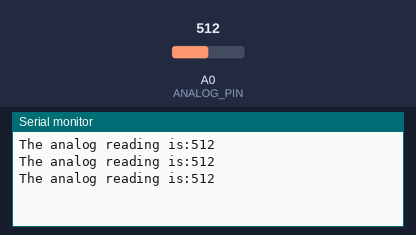
The sketch below on a simulated Arduino Uno, built with avr-gcc and run on an emulated ATmega328P. Shown: the last lines printed to the serial monitor. The test bench sets the inputs (shaded band); at power-on: A0 (ANALOG_PIN) = 512.

Above: at 1.3 s.
1.4 s: A0 (ANALOG_PIN) set to 716
At 1.9 s:
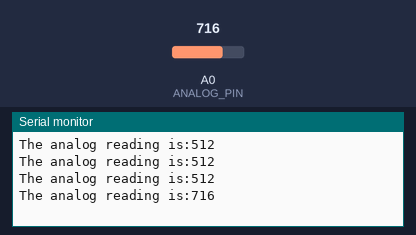
2.9 s: A0 (ANALOG_PIN) set to 900
At 3.4 s:
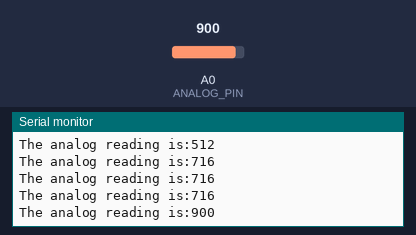
Timing chart, 0 to 5.9 s (numbered marks = the images above; inputs shaded):
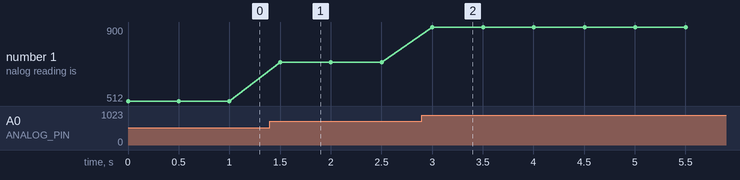

The sketch:

AnalogReadPotentiometer.ino
```cpp
#define ANALOG_PIN A0

void setup() {
  // put your setup code here, to run once:
  Serial.begin(9600);
}

void loop() {
  // put your main code here, to run repeatedly:
  Serial.print("The analog reading is:");
  Serial.println(analogRead(ANALOG_PIN));
  delay(500);
}

/*
void loop() {
    int adc_value = analogRead(A0);  // Read analog pin A0 (0-1023)
    float voltage = adc_value * (5.0 / 1023.0); // Convert to voltage
    Serial.print("ADC Value: ");
    Serial.print(adc_value);
    Serial.print(" | Voltage: ");
    Serial.println(voltage);
    delay(500);
}
*/
```

Measured:
- after the input at 1.4 s, the serial monitor: prints a new line after 0.10 s (image 1)
- after the input at 2.9 s, the serial monitor: prints a new line after 0.10 s (image 2)
- plotted number 1: 512 → 716 after the input at 1.4 s, 716 → 900 after the input at 2.9 s
